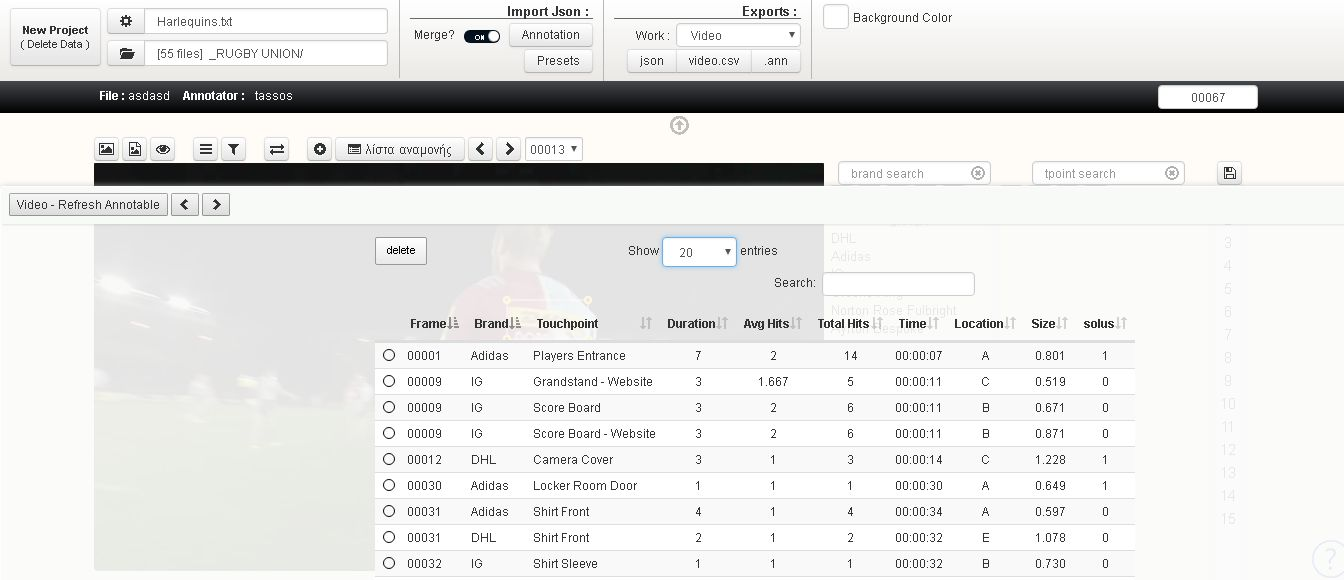
#> input picture annotool-desktop/helpdocs/images/annofilters.jpg, 1344 x 580 px
$ python -i preprocess_for_template_matching.py   (imports and definitions only)
#> lines starting #> are read from the running program, lines starting #| are printed output that depends on the picture; after the words box and inside, x2 and y2 are one past the last pixel; in counts of white or black regions, pixels touching at a corner belong together
#> further down, picture is the input picture: shape (580, 1344, 3); mean B, G, R 224.9, 226.4, 226.3
#!/usr/bin/env python3
"""
Simple image preprocessor to make frames or templates more suitable
for template matching (WRC logos, brands etc).

Usage examples:

    # Preprocess all images in a folder and write to _preprocessed
    python preprocess_for_template_matching.py F:\downloads\batch11\some_folder

    # Explicitly set output folder
    python preprocess_for_template_matching.py F:\input F:\input_preprocessed

What it does (per image):
    - Optional upscaling (--scale, e.g., 2.0 for 2x larger) - useful for small/compressed frames
    - Convert to grayscale
    - Optional crop to a screen zone (e.g. bottom_right) using the same
      relative coordinates as wrc_template_matcher.SCREEN_ZONES
    - Contrast boost (alpha / beta)
    - Slight sharpening (unsharp mask)
    - Optional histogram equalization (CLAHE) to fight compression / low contrast
"""

from __future__ import annotations

import argparse
from pathlib import Path
from typing import Optional
from concurrent.futures import ThreadPoolExecutor, as_completed

import cv2
import numpy as np


# Copy the relevant zones so we can reuse the same coordinates
SCREEN_ZONES = {
    "bottom_left": {
        "x_start": 0.0,
        "x_end": 0.22,
        "y_start": 0.8,
        "y_end": 1.0,
        "description": "Bottom left corner - WRC logo, broadcast info",
    },
    "bottom_right": {
        "x_start": 0.78,
        "x_end": 0.85,
        "y_start": 0.86,
        "y_end": 0.90,
        "description": "Bottom right corner - Driver info overlay (TVGI-Driver)",
    },
}


# [100 lines left out: functions parse_args, crop_to_zone, not called in this run]


def preprocess_image(
    img: np.ndarray,
    zone_name: Optional[str] = None,
    use_clahe: bool = False,
    scale: float = 1.0,
    enhance_light_text: bool = False,
    morph_gradient: bool = False,
) -> np.ndarray:
    """Apply upscaling (optional), grayscale, optional zone crop, contrast, sharpen (+ optional CLAHE).

    Args:
        img: Input image (BGR)
        zone_name: Optional zone name to crop to
        use_clahe: Apply CLAHE histogram equalization
        scale: Upscaling factor
        enhance_light_text: Special processing for light-colored text (inverts and enhances contrast)
        morph_gradient: Use morphological gradient for template matching (better than Canny)
    """
#> called with use_clahe = False, scale = 1, enhance_light_text = False, morph_gradient = False
    # Upscale first if requested (before grayscale for better quality)
    # Recommended: scale ×4 for better template matching
    if scale != 1.0:
        h, w = img.shape[:2]
        new_w = int(w * scale)
        new_h = int(h * scale)
        # Use INTER_LANCZOS4 for best upscaling quality (slower but better)
        img = cv2.resize(img, (new_w, new_h), interpolation=cv2.INTER_LANCZOS4)

    # Convert to grayscale
    gray = cv2.cvtColor(img, cv2.COLOR_BGR2GRAY)

    # Optional zone crop in full-res coordinates
    if zone_name and zone_name in SCREEN_ZONES:
        gray = crop_to_zone(gray, zone_name)

    # Morphological gradient preprocessing for template matching
    # Better than Canny for low threshold template matching
    if morph_gradient:
        # Apply CLAHE first for better contrast
        clahe = cv2.createCLAHE(clipLimit=3.0, tileGridSize=(8, 8))
        gray_clahe = clahe.apply(gray)

        # Unsharp mask for sharpening
        gaussian = cv2.GaussianBlur(gray_clahe, (0, 0), 1.5)
        sharp = cv2.addWeighted(gray_clahe, 1.6, gaussian, -0.6, 0)

        # Morphological gradient (dilation - erosion)
        # This is better than Canny for template matching
        kernel = np.ones((3, 3), np.uint8)
        gradient = cv2.morphologyEx(sharp, cv2.MORPH_GRADIENT, kernel)

        return gradient

    # Special handling for different zones
    if zone_name == "bottom_left":
        # EXTREME BINARY: Background = PURE BLACK (0), Text = PURE WHITE (255)
        # Step 1: Maximum contrast enhancement
        gray_contrast = cv2.convertScaleAbs(gray, alpha=3.0, beta=20)

        # Step 2: Apply CLAHE for local contrast
        clahe = cv2.createCLAHE(clipLimit=4.0, tileGridSize=(4, 4))
        gray_clahe = clahe.apply(gray_contrast)

        # Step 3: Use adaptive thresholding to find text regions
        adaptive = cv2.adaptiveThreshold(
            gray_clahe, 255, cv2.ADAPTIVE_THRESH_GAUSSIAN_C, cv2.THRESH_BINARY, 11, 10
        )

        # Step 4: Use Otsu thresholding
        _, otsu = cv2.threshold(gray_clahe, 0, 255, cv2.THRESH_BINARY + cv2.THRESH_OTSU)

        # Step 5: Find bright pixels (white/light text) - very aggressive
        bright_threshold = np.percentile(gray_clahe, 55)  # Top 45% brightest
        bright_mask = gray_clahe > bright_threshold

        # Step 6: Combine all methods
        text_mask = (adaptive > 0) | (otsu > 0) | bright_mask
        text_mask = text_mask.astype(np.uint8) * 255

        # Step 7: Use contours to refine and fill text regions
        contours, _ = cv2.findContours(text_mask, cv2.RETR_EXTERNAL, cv2.CHAIN_APPROX_SIMPLE)
        refined_mask = np.zeros_like(gray, dtype=np.uint8)
        h, w = gray.shape

        for contour in contours:
            area = cv2.contourArea(contour)
            x, y, cw, ch = cv2.boundingRect(contour)

            # Very relaxed filters to catch all text
            if (area > 5 and area < (h * w * 0.2) and
                cw < w * 0.7 and ch < h * 0.7):
                cv2.drawContours(refined_mask, [contour], -1, 255, -1)

        # Step 8: Combine refined contours with original mask
        text_mask = refined_mask | text_mask

        # Step 9: Aggressive morphological operations to fill text and clean up
        kernel_small = np.ones((3, 3), np.uint8)
        kernel_medium = np.ones((5, 5), np.uint8)
        text_mask = cv2.morphologyEx(text_mask, cv2.MORPH_CLOSE, kernel_small, iterations=3)
        text_mask = cv2.morphologyEx(text_mask, cv2.MORPH_CLOSE, kernel_medium, iterations=2)
        text_mask = cv2.morphologyEx(text_mask, cv2.MORPH_OPEN, kernel_small)

        # Step 10: Create PURE BINARY result
        result = np.zeros_like(gray, dtype=np.uint8)  # Start with PURE BLACK (0)
        result[text_mask > 0] = 255  # Text pixels = PURE WHITE (255)

        gray = result
        # Skip unsharp mask and CLAHE for binary result
        return gray

    elif enhance_light_text:
        # SIMPLE DIRECT APPROACH: Find white/bright pixels (WRC text) and make them black
        # Background stays white, only text becomes black

        # Step 1: Enhance contrast to separate text from background
        gray_enhanced = cv2.convertScaleAbs(gray, alpha=2.5, beta=10)

        # Step 2: Apply CLAHE for local contrast enhancement
        clahe = cv2.createCLAHE(clipLimit=4.0, tileGridSize=(8, 8))
        gray_clahe = clahe.apply(gray_enhanced)

        # Step 3: Find bright/white pixels that are likely text
        # Use multiple thresholds to catch different shades of white text
        mean_intensity = np.mean(gray_clahe)

        # If image is generally bright, text might be slightly brighter
        if mean_intensity > 140:
            # Bright image: text is likely brighter than average
            text_threshold = np.percentile(gray_clahe, 75)  # Top 25% brightest pixels
        else:
            # Darker image: text is bright
            text_threshold = np.percentile(gray_clahe, 70)  # Top 30% brightest pixels

        # Step 4: Create mask for bright pixels (text)
        bright_mask = gray_clahe > text_threshold

        # Step 5: Use edge detection to find text boundaries
        edges = cv2.Canny(gray_clahe, 50, 150)

        # Step 6: Dilate edges to fill in text regions
        kernel = np.ones((3, 3), np.uint8)
        edges_dilated = cv2.dilate(edges, kernel, iterations=2)

        # Step 7: Combine bright pixels with edge-based detection
        text_mask = bright_mask | (edges_dilated > 0)

        # Step 8: Use contours to refine - keep only text-like regions
        text_mask_uint8 = text_mask.astype(np.uint8) * 255
        contours, _ = cv2.findContours(text_mask_uint8, cv2.RETR_EXTERNAL, cv2.CHAIN_APPROX_SIMPLE)
        refined_mask = np.zeros_like(gray, dtype=np.uint8)
        h, w = gray.shape

        for contour in contours:
            area = cv2.contourArea(contour)
            x, y, cw, ch = cv2.boundingRect(contour)
            aspect_ratio = cw / max(ch, 1)

            # Filter for text-like regions (small to medium, reasonable aspect ratio)
            if (area > 10 and area < (h * w * 0.15) and
                aspect_ratio > 0.2 and aspect_ratio < 8.0 and
                cw < w * 0.5 and ch < h * 0.5):
                cv2.drawContours(refined_mask, [contour], -1, 255, -1)

        # Step 9: Combine refined mask with bright pixels
        text_mask_final = (refined_mask > 0) | bright_mask

        # Step 10: Clean up with morphological operations
        text_mask_uint8 = text_mask_final.astype(np.uint8) * 255
        kernel_clean = np.ones((2, 2), np.uint8)
        text_mask_uint8 = cv2.morphologyEx(text_mask_uint8, cv2.MORPH_CLOSE, kernel_clean)
        text_mask_uint8 = cv2.morphologyEx(text_mask_uint8, cv2.MORPH_OPEN, kernel_clean)

        # Step 11: Make result: white background, black text
        result = np.full_like(gray, 255, dtype=np.uint8)  # White background
        result[text_mask_uint8 > 0] = 0  # Black text (WRC)

        gray = result
        # Skip unsharp mask and CLAHE for extreme extraction (already binary)
        return gray

    elif zone_name == "bottom_right":
        # Bottom right: Light/transparent text on white background
        # Simple approach: Darken white/light background to make light WRC text stand out
        bright_threshold = 180  # Pixels brighter than this are considered background
        dark_threshold = 150    # Pixels darker than this are likely text

        # Create masks
        bright_mask = gray > bright_threshold  # White/light background
        dark_mask = gray < dark_threshold     # Darker areas (text)

        # Darken bright background areas significantly
        gray_darkened = gray.copy().astype(np.float32)
        gray_darkened[bright_mask] = gray_darkened[bright_mask] * 0.25  # Darken white background by 75%
        gray_darkened[dark_mask] = gray_darkened[dark_mask] * 0.95      # Keep text almost unchanged
        gray = np.clip(gray_darkened, 0, 255).astype(np.uint8)

        # Increase contrast to make text stand out more
        gray = cv2.convertScaleAbs(gray, alpha=2.0, beta=-10)
    else:
        # Standard preprocessing for other zones
        # BUT: Apply adaptive brightness handling FIRST to prevent darkening bright areas
        pass  # Will apply adaptive enhancement below

    # Adaptive brightness handling: MORE AGGRESSIVE - darken bright areas more
    # Calculate local mean brightness BEFORE enhancement
    local_mean = cv2.blur(gray.astype(np.float32), (31, 31))

    # Normalize local mean to 0-1 range
    local_mean_norm = local_mean / 255.0

    # Create adaptive adjustment: VERY AGGRESSIVE thresholds
    # - Bright areas (> 0.5): DARKEN VERY significantly to make text stand out
    # - Dark areas (< 0.5): increase enhancement
    # - Medium areas: normal enhancement
    bright_mask = local_mean_norm > 0.5  # Even lower threshold to catch more bright areas
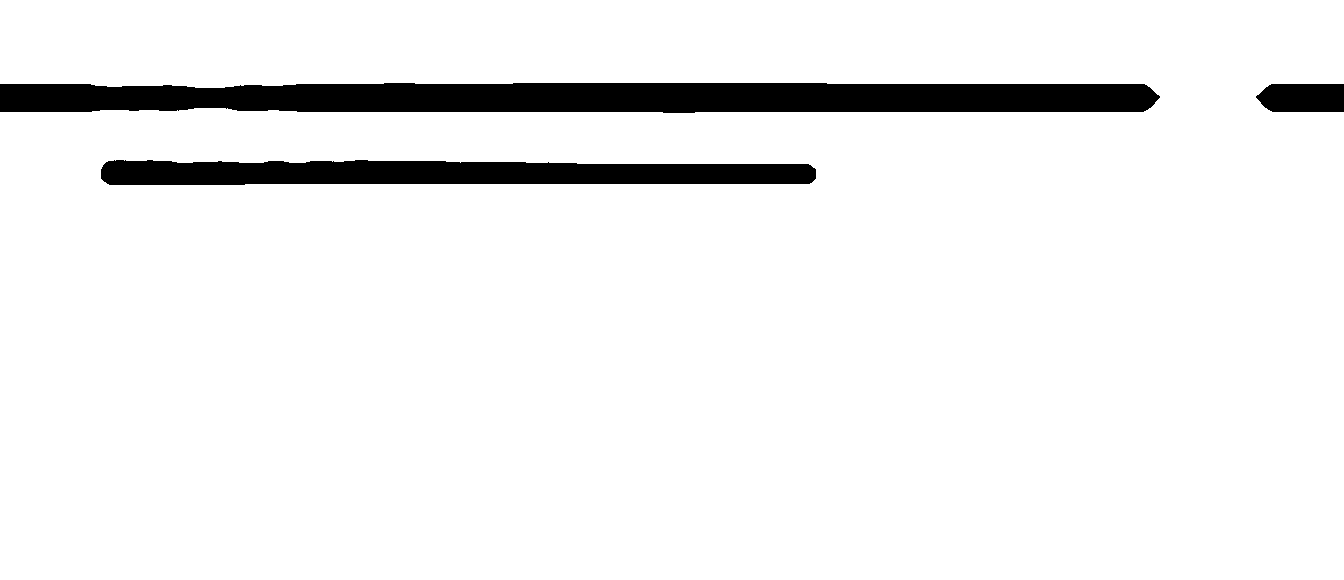
#> bright_mask: shape (580, 1344) bool; 93.6% white; 3 black regions, box (x1, y1, x2, y2) and area: (0, 83, 1160, 113) 31803, (101, 160, 816, 185) 15446, (1256, 84, 1344, 112) 2268
    dark_mask = local_mean_norm < 0.5   # Catch dark areas

    # Apply contrast enhancement adaptively pixel-by-pixel
    gray_float = gray.astype(np.float32)

    # Create enhancement factors based on local brightness
    alpha_map = np.ones_like(gray_float) * 1.3  # Default
    beta_map = np.ones_like(gray_float) * 8    # Default

    # Bright areas: DARKEN VERY aggressively (make background much darker)
    alpha_map[bright_mask] = 0.5  # Reduce brightness by 50%
    beta_map[bright_mask] = -40   # Darken significantly by subtracting

    # Dark areas: more enhancement
    alpha_map[dark_mask] = 1.6
    beta_map[dark_mask] = 15

    # Apply adaptive enhancement
    gray_enhanced = gray_float * alpha_map + beta_map
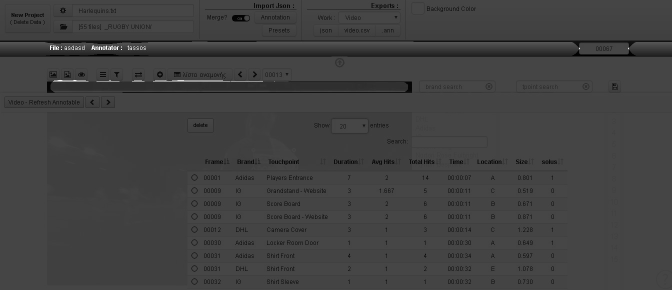
#> gray_enhanced: shape (580, 1344) float32 (shown at 1/2 size); min -40, max 423, mean 79; drawn with min black and max white
    gray_enhanced = np.clip(gray_enhanced, 0, 255)
    gray = gray_enhanced.astype(np.uint8)

    # MAXIMUM AGGRESSIVE text cleaning: Make text PERFECTLY bright, clean, uniform - remove ALL dark spots
    # Find bright pixels that are likely text (not background) - very inclusive
    text_threshold = np.percentile(gray, 55)  # Top 45% brightest pixels (very inclusive)
#> text_threshold = 84
    text_mask = gray > text_threshold
#> text_mask: shape (580, 1344) bool; 44.9% white; 1905 white regions (1725 under 20 px), largest, box (x1, y1, x2, y2) and area: (0, 189, 1344, 580) 205438, (0, 113, 1344, 183) 60165, (0, 83, 1156, 101) 10715

    # Apply MAXIMUM aggressive smoothing - multiple passes with different techniques
    gray_smooth = cv2.bilateralFilter(gray, d=25, sigmaColor=150, sigmaSpace=150)  # Maximum smoothing
    gray_smooth = cv2.medianBlur(gray_smooth, 9)  # Very large median blur
    gray_smooth = cv2.GaussianBlur(gray_smooth, (9, 9), 0)  # Large Gaussian smoothing
    gray_smooth = cv2.bilateralFilter(gray_smooth, d=15, sigmaColor=100, sigmaSpace=100)  # Second pass

    # MAXIMUM aggressive morphological operations to fill in ALL dark spots
    kernel_small = np.ones((3, 3), np.uint8)
    kernel_medium = np.ones((5, 5), np.uint8)
    kernel_large = np.ones((7, 7), np.uint8)

    # Multiple close operations with increasing kernel sizes
    gray_smooth = cv2.morphologyEx(gray_smooth, cv2.MORPH_CLOSE, kernel_small, iterations=5)
    gray_smooth = cv2.morphologyEx(gray_smooth, cv2.MORPH_CLOSE, kernel_medium, iterations=4)
    gray_smooth = cv2.morphologyEx(gray_smooth, cv2.MORPH_CLOSE, kernel_large, iterations=3)

    # Dilate text slightly to ensure coverage
    gray_smooth = cv2.dilate(gray_smooth, kernel_small, iterations=1)

    # Brighten text regions MAXIMUM - make it PERFECTLY bright and uniform
    gray_float_smooth = gray_smooth.astype(np.float32)
    gray_float_orig = gray.astype(np.float32)

    # For text regions: MAXIMUM brightening
    # Brighten text by 60% and ensure VERY HIGH minimum brightness
    text_brightened = gray_float_smooth[text_mask] * 1.6
    text_brightened = np.clip(text_brightened, 220, 255)  # Ensure text is MAXIMUM bright (min 220)

    # Fill ANY remaining dark spots in text with maximum brightness
    dark_spots_in_text = text_brightened < 230
    text_brightened[dark_spots_in_text] = 240  # Fill dark spots with very bright value

    # Ensure all text pixels are uniformly bright
    text_brightened = np.clip(text_brightened, 230, 255)  # Force minimum 230

    gray_float_orig[text_mask] = text_brightened
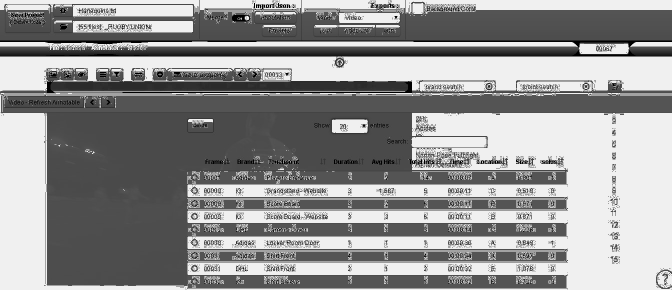
#> gray_float_orig: shape (580, 1344) float32 (shown at 1/2 size); min 0, max 240, mean 147.6

    # For background: ensure it's MAXIMUM dark and uniform
    background_mask = ~text_mask

    # Darken background first
    gray_float_orig[background_mask] = np.clip(gray_float_orig[background_mask] * 0.25, 0, 50)  # MAXIMUM dark background (max 50)

    # Maximum smoothing for background to make it perfectly uniform
    # Apply smoothing to entire image, then extract background regions
    gray_temp = gray_float_orig.astype(np.uint8)
    gray_smooth_bg = cv2.GaussianBlur(gray_temp, (11, 11), 0)  # Very large blur
    gray_smooth_bg = cv2.medianBlur(gray_smooth_bg, 7)  # Additional median blur
    gray_smooth_bg_float = gray_smooth_bg.astype(np.float32)

    # Apply smoothed background only to background regions
    gray_float_orig[background_mask] = gray_smooth_bg_float[background_mask]

    gray = gray_float_orig.astype(np.uint8)

    # Unsharp mask for slightly crisper edges
    gaussian = cv2.GaussianBlur(gray, (0, 0), 1.5)
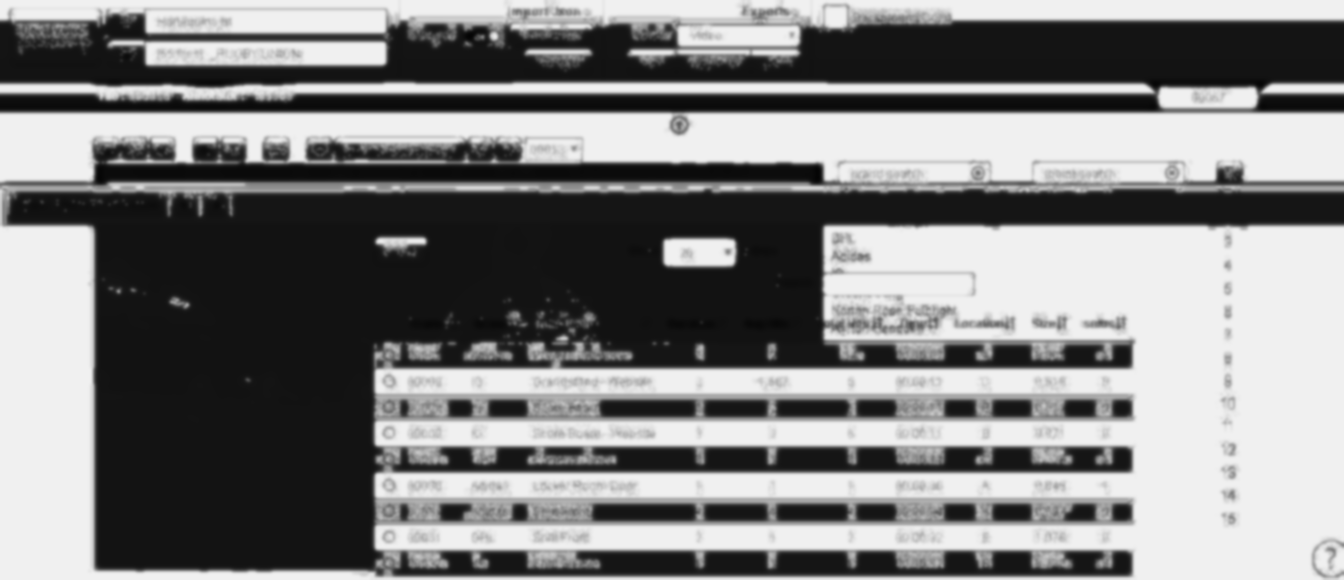
#> gaussian: shape (580, 1344); min 4, max 240, mean 129.6
    sharp = cv2.addWeighted(gray, 1.6, gaussian, -0.6, 0)

    if use_clahe:
        # Adaptive CLAHE: Use lower clipLimit for bright areas to prevent over-enhancement
        # Create CLAHE with moderate clipLimit
        clahe = cv2.createCLAHE(clipLimit=2.5, tileGridSize=(8, 8))

        # Apply CLAHE
        sharp_clahe = clahe.apply(sharp)

        # Blend: use less CLAHE in bright areas, more in dark areas
        bright_mask_uint8 = (local_mean_norm > 0.6).astype(np.float32)
        dark_mask_uint8 = (local_mean_norm < 0.4).astype(np.float32)

        # Blend original and CLAHE based on brightness
        sharp = sharp.astype(np.float32)
        sharp_clahe = sharp_clahe.astype(np.float32)

        # Bright areas: use less CLAHE (70% original, 30% CLAHE)
        sharp = sharp * (1 - bright_mask_uint8 * 0.3) + sharp_clahe * bright_mask_uint8 * 0.3

        # Dark areas: use more CLAHE (30% original, 70% CLAHE)
        sharp = sharp * (1 - dark_mask_uint8 * 0.7) + sharp_clahe * dark_mask_uint8 * 0.7

        # Medium areas: use balanced CLAHE (50% original, 50% CLAHE)
        medium_mask = 1 - bright_mask_uint8 - dark_mask_uint8
        sharp = sharp * (1 - medium_mask * 0.5) + sharp_clahe * medium_mask * 0.5

        sharp = np.clip(sharp, 0, 255).astype(np.uint8)

    return sharp


# [503 lines left out: functions iter_images, process_single_image_median, process_temporal_median_all, process_temporal_consistency, find_reduced_folders, main, not called in this run]


# [2 lines not run here, left out]

>>> import cv2
>>> picture = cv2.imread('../annotool-desktop/helpdocs/images/annofilters.jpg')
>>> result = preprocess_image(picture)

$ run again, on annotool-desktop/helpdocs/images/import.jpg
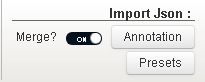
#> input picture annotool-desktop/helpdocs/images/import.jpg, 205 x 82 px
#> picture is the input picture: shape (82, 205, 3); mean B, G, R 228, 229.5, 229.7
#> bright_mask: shape (82, 205) bool; every value is 1
#> dark_mask: shape (82, 205) bool; every value is 0
#> text_threshold = 82
#> text_mask: shape (82, 205) bool; 42.6% white; 121 white regions (116 under 20 px), largest, box (x1, y1, x2, y2) and area: (2, 0, 205, 48) 5617, (112, 26, 194, 42) 656, (127, 52, 194, 69) 525, (91, 33, 100, 43) 61, (0, 0, 1, 32) 32
#> in preprocess_image, `gray_float_smooth = gray_smooth.astype(np.float32)`:
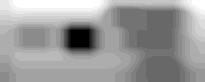
#> gray_float_smooth: shape (82, 205) float32; min 64, max 86, mean 77.5; drawn with min black and max white
#> in preprocess_image, `text_brightened = gray_float_smooth[text_mask] * 1.6`: text_brightened = 7168 values, max 137.6 at index 12, min 102.4 at index 5394, mean 126.4
#> in preprocess_image, `text_brightened = np.clip(text_brightened, 220, 255)`: text_brightened = 7168 values from 220 to 220
#> in preprocess_image, `text_brightened = np.clip(text_brightened, 230, 255)`: text_brightened = 7168 values from 240 to 240
#> in preprocess_image, `sharp = cv2.addWeighted(gray, 1.6, gaussian, -0.6, 0)`:
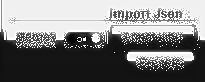
#> sharp: shape (82, 205); min 0, max 255, mean 126.6
